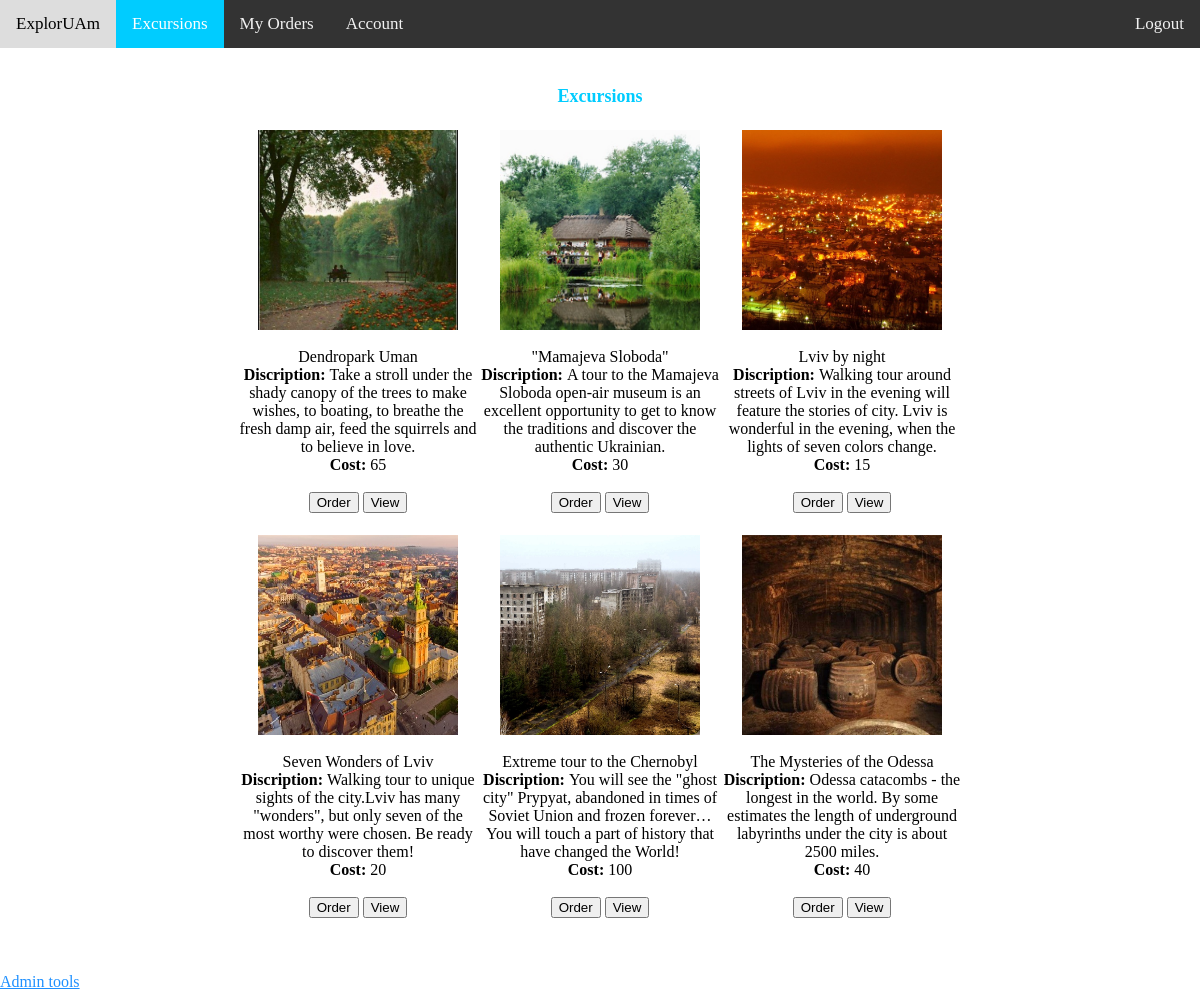
/user_view/main.php, run on an earlier commit of the app's database.
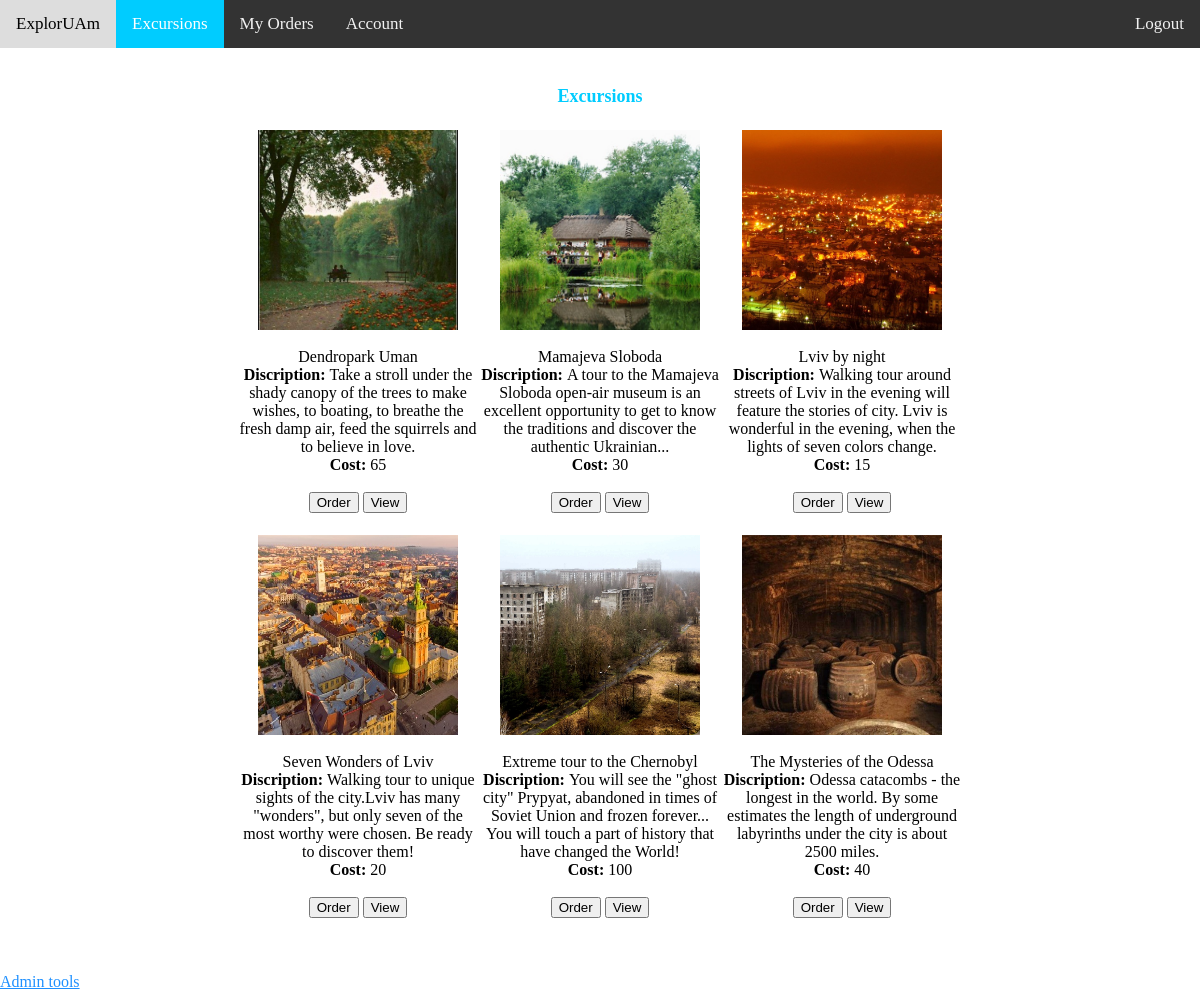
And on a later commit of the database.
### tables this page shows
CREATE TABLE IF NOT EXISTS `excursions` (
  `id_excursion` int(11) NOT NULL AUTO_INCREMENT,
  `name_excurs` varchar(30) NOT NULL,
  `discrip_excurs` varchar(300) NOT NULL,
  `min_people` int(11) NOT NULL,
  `max_people` int(11) NOT NULL,
  `duration` time NOT NULL,
  `cost_excurs` int(11) NOT NULL,
  `winter` tinyint(1) NOT NULL,
  `spring` tinyint(1) NOT NULL,
  `summer` tinyint(1) NOT NULL,
  `autumn` tinyint(1) NOT NULL,
  PRIMARY KEY (`id_excursion`)
);

### user_view/main.php (the view)
<html>
<head>
<link rel="stylesheet" href="../styles.css">
</head>
<body>
<div class="topnav"> <a>ExplorUAm</a>
  <a class="active"  href="main.php">Excursions</a>
    <a href="user_order.php">My Orders</a>
    <a href="user_info.php">Account</a>
    <a href="../logout.php" style="float:right"> Logout </a>
</div>
<div><br/><center><h2><font face="Lucida Handwriting" size="+1" color="#00CCFF">Excursions</font></h2></center></div>
<div style="width:100%;float:left" >
<?php
include("../db.php");
   $sel=mysqli_query($connection,"select * from excursions");
   echo"<form method='post'><table border='0' align='center'><tr>";
   $n=1;
    while($arr=mysqli_fetch_array($sel))
   {
   $i=$arr['id_excursion'];
    if($n%4==0)
	{
	echo "<tr>";
	}
   echo "
   <td height='280' width='240' align='center'><img src='../img/tour/$i.jpg' height='200' width='200'><br/>".
   "<br>".$arr['name_excurs'].
   "<br><b>Discription: </b>".$arr['discrip_excurs'].
   "<br><b>Cost: </b>".$arr['cost_excurs'].
   "<br><br><a href='index.php?con=12 & itemno=$i'><button>Order</button></a>
   <a href='index.php?con=14 & itemno=$i'><button>View</button></a><br><br>
   </td>";
  $n++;
   }
   	  echo "</tr></table>
       </form>";
	?>
  <div><br>
</div>
</div>
<p>
      <a href="admin_view/clients.php">Admin tools</a>
    </p>
</body>
</html>

What changed in the data, as far as the page shows it:
changed excursions: name_excurs "\"Mamajeva Sloboda\"" → "Mamajeva Sloboda"; discrip_excurs "A tour to the Mamajeva Sloboda open-air museum is an excellent opportunity to get to know the traditions and discover the authentic Ukrainian." → "A tour to the Mamajeva Sloboda open-air museum is an excellent opportunity to get to know the traditions and discover the authentic Ukrainian..."
changed excursions "Extreme tour to the Chernobyl": discrip_excurs "You will see the \"ghost city\" Prypyat, abandoned in times of Soviet Union and frozen forever… You will touch a part of history that have changed the World!" → "You will see the \"ghost city\" Prypyat, abandoned in times of Soviet Union and frozen forever... You will touch a part of history that have changed the World!"
